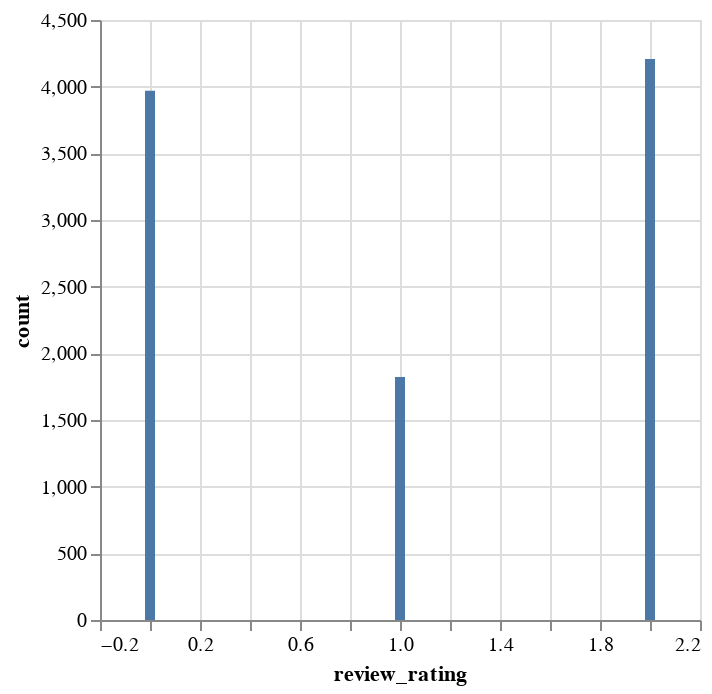

Source (notebook cell):
### Code cell
df.group_by("review_rating").agg(pl.count()).sort("review_rating").plot.bar(
    x="review_rating",
    y="count",
)

### Figure 1 — Vega-Lite specification as saved in the notebook (floating-point values rounded to 4 significant figures)
{"config": {"view": {"continuousWidth": 300, "continuousHeight": 300}}, "data": {"name": "data-fb7ecc8a27286d4af03d50927aec12b6"}, "mark": {"type": "bar", "tooltip": true}, "encoding": {"x": {"field": "review_rating", "type": "quantitative"}, "y": {"field": "count", "type": "quantitative"}}, "params": [{"name": "param_2", "select": {"type": "interval", "encodings": ["x", "y"]}, "bind": "scales"}], "$schema": "https://vega.github.io/schema/vega-lite/v5.20.1.json", "datasets": {"data-fb7ecc8a27286d4af03d50927aec12b6": [{"review_rating": 0, "count": 3970}, {"review_rating": 1, "count": 1823}, {"review_rating": 2, "count": 4207}]}}
